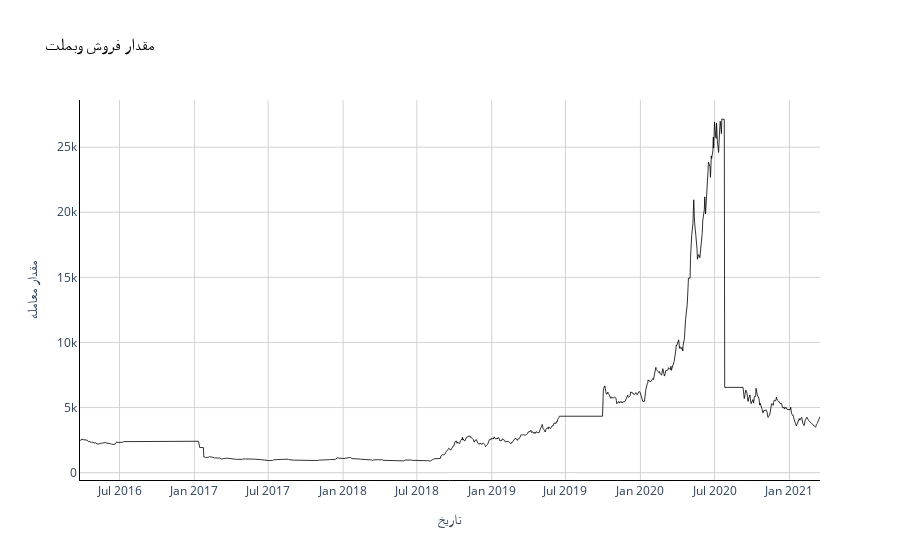

Here is the notebook cell this chart was saved with:
### Code cell
fig = go.Figure()
fig.add_trace(go.Scatter(x=df['GDate'], 
                         y=df['ClosePrice'],
                         mode='lines',
                         name='مقدار معامله',
                         opacity=0.8,
                         line=dict(color='black', width=1)
                        ))
fig.update_layout(dict(plot_bgcolor = 'white'))
fig.update_xaxes(showgrid=True, gridwidth=1, gridcolor='lightgrey', 
                 zeroline=True, zerolinewidth=1, zerolinecolor='lightgrey', 
                 showline=True, linewidth=1, linecolor='black',
                 title='تاریخ'
                )
fig.update_yaxes(showgrid=True, gridwidth=1, gridcolor='lightgrey', 
                 zeroline=True, zerolinewidth=1, zerolinecolor='lightgrey', 
                 showline=True, linewidth=1, linecolor='black',
                 title='مقدار معامله'
                )

fig.update_layout(title=dict(text="مقدار فروش وبملت", 
                             font=dict(color='black')))
fig.show()

### Figure 1 — Plotly figure (JSON) as saved in the notebook; plotly's stock layout.template omitted (floating-point values rounded to 4 significant figures; data arrays with more than 128 entries replaced by an {"elided": "..."} marker saying what was removed)
{"data": [{"line": {"color": "black", "width": 1}, "mode": "lines", "name": "مقدار معامله", "opacity": 0.8, "type": "scatter", "x": {"elided": "1178 str values"}, "y": {"elided": "1178 int values"}}], "layout": {"plot_bgcolor": "white", "title": {"font": {"color": "black"}, "text": "مقدار فروش وبملت"}, "xaxis": {"gridcolor": "lightgrey", "gridwidth": 1, "linecolor": "black", "linewidth": 1, "showgrid": true, "showline": true, "title": {"text": "تاریخ"}, "zeroline": true, "zerolinecolor": "lightgrey", "zerolinewidth": 1}, "yaxis": {"gridcolor": "lightgrey", "gridwidth": 1, "linecolor": "black", "linewidth": 1, "showgrid": true, "showline": true, "title": {"text": "مقدار معامله"}, "zeroline": true, "zerolinecolor": "lightgrey", "zerolinewidth": 1}}}
